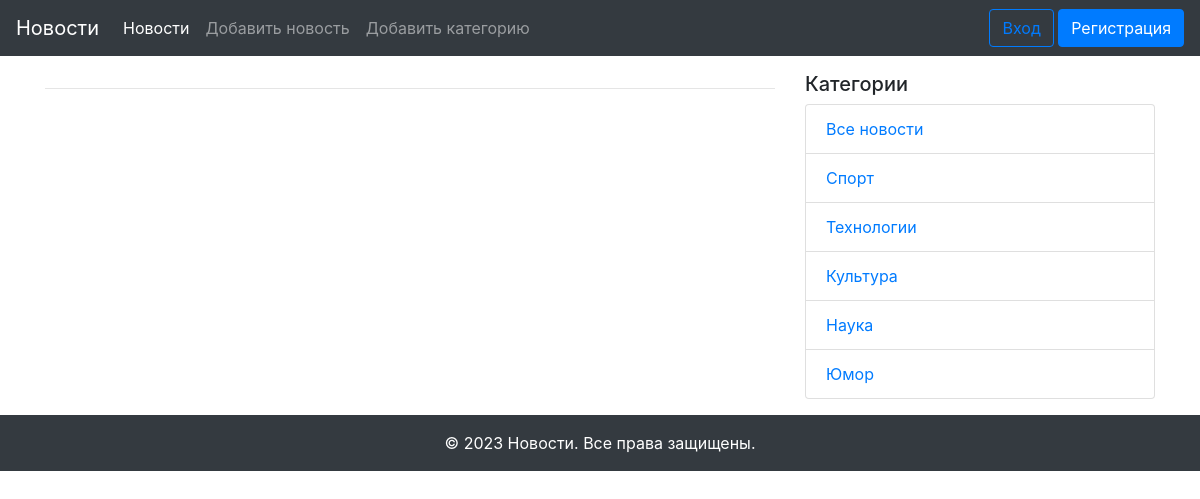
Page /news_detail/11 on the earlier database version.
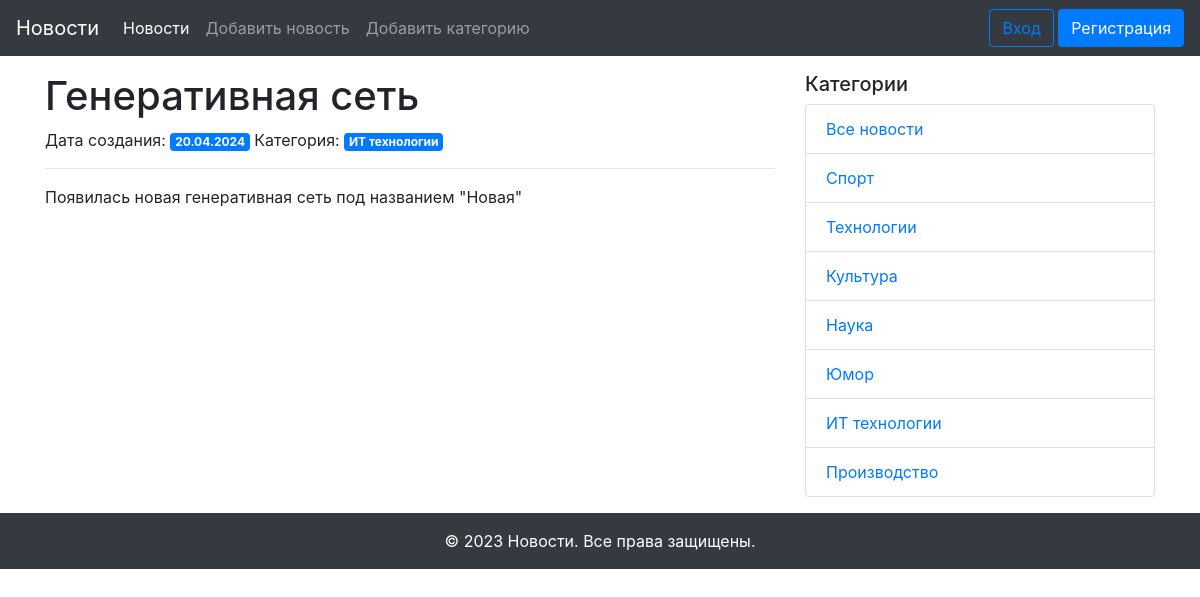
Same page on the later database version.
### models.py (models this page shows, shortened)
class Category(db.Model):
    id = db.Column(db.Integer, primary_key=True)
    title = db.Column(db.String(255), nullable=False)
    news = db.relationship('News', back_populates='category')

class News(db.Model):
    id = db.Column(db.Integer, primary_key=True)
    title = db.Column(db.String(255), unique=True, nullable=False)
    text = db.Column(db.Text, nullable=False)
    created_date = db.Column(db.DateTime, default=datetime.utcnow)
    category_id = db.Column(db.Integer, db.ForeignKey('category.id'), nullable=True)
    category = db.relationship('Category', back_populates='news')
    user_id = db.Column(db.Integer, db.ForeignKey('user.id'))
    user = db.relationship('User', back_populates='news')

### views.py (the view)
@app.route('/news_detail/<int:id>')
def news_detail(id):
    news = News.query.get(id)
    categories = Category.query.all()
    return render_template('news_detail.html',
                           news=news,
                           categories=categories)

### templates/news_detail.html (shortened to what this page needs)
{% extends "base.html" %}
{% block content %}
  <h1>{{ news.title }}</h1>
  {% if news.created_date %}
    <span>Дата создания: </span><span class="badge badge-primary">{{ news.created_date.strftime('%d.%m.%Y') }}</span>
  {% endif %}
  {% if news.category %}
    <span>Категория: <a href="{{ url_for('news_in_category', id=news.category.id) }}" class="badge badge-primary">{{ news.category.title }}</a></span>
  {% endif %}
  <hr>
  <p>{{ news.text }}</p>
{% endblock content %}

### templates/side_navigation.html
<div class="col-md-4">
  <h5>Категории</h5>
  <ul class="list-group">
    <li class="list-group-item"><a href="{{ url_for('index') }}">Все новости</a></li>
    {% for category in categories %}
      <li class="list-group-item"><a href="{{ url_for('news_in_category', id=category.id) }}">{{ category.title }}</a></li>
    {% endfor %}
  </ul>
</div>

Differences in the rows shown:
added News: title "Генеративная сеть", created_date "20.04.2024", text "Появилась новая генеративная сеть под названием \"Новая\""
added Category: category "ИТ технологии", title "ИТ технологии"
added Category: title "Производство"
Other differences:
text now shown: "Дата создания: Категория:"
